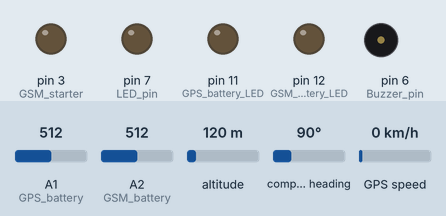
Simulated run of this sketch. Board: Arduino Uno, built with avr-gcc and run on an emulated ATmega328P. Parts: output pins drawn as LEDs (lit = HIGH), buzzer (waves = sounding, pin HIGH). Inputs (shaded band) come from the test bench; at power-on: A1 (GPS_battery) = 512, A2 (GSM_battery) = 512, altitude 120 m, compass heading 90°, GPS speed 0 km/h. The local clock reads 2024-03-15 10:24:30 at power-on unless the sketch sets it; the GPS gets a fix after 3 s at 37.7749, -122.4194 with 8 satellites; the modem accepts every AT command (registered, SIM ready, sends succeed) and sends nothing else.

Above: at 0.1 s.
At 0.6 s:
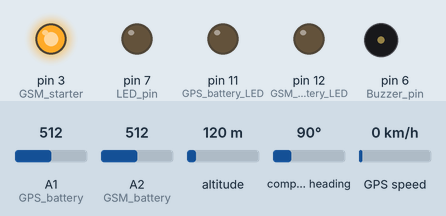
At 32.24 s:
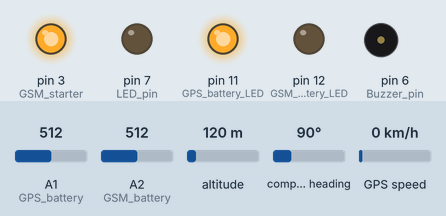
At 63.99 s:
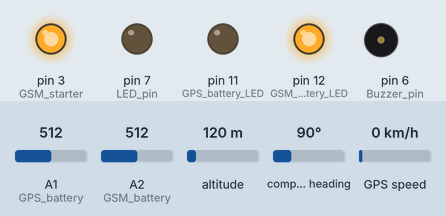
Timing chart, 0 to 64.2 s (numbered marks = the images above):
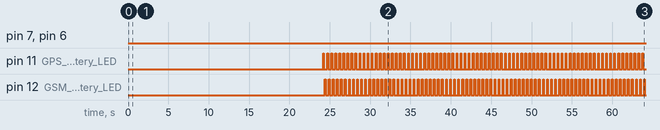

Measured:
- by itself, pin 11 (GPS_battery_LED), pin 12 (GSM_battery_LED): alternates HIGH for 0.10 s and LOW for 0.40 s
- by itself, everything shown: repeats every 0.50 s, in 4 steps

The sketch:

PDD_without_button.ino
```cpp
#include <Adafruit_GPS.h>
#include <SoftwareSerial.h>
#include <Wire.h>
#include "RTClib.h"

#define RTC_sda A4
#define RTC_scl A5

#define GPS_battery A1
#define GSM_battery A2

#define GSM_starter 3

#define GPS_tx 4
#define GPS_rx 5

#define GSM_tx 9
#define GSM_rx 10

#define Buzzer_pin 6
#define LED_pin 7

#define GPS_battery_LED 11
#define GSM_battery_LED 12

#define x_min 10.763193
#define x_max 10.764005

#define y_min 78.818632
#define y_max 78.819265

int GPS_battery_value = 0;
int GSM_battery_value = 0;

RTC_DS1307 rtc;

SoftwareSerial GPS_serial(GPS_tx, GPS_rx);  //GPS Serial Communication
SoftwareSerial GSM_serial(GSM_tx, GSM_rx);  //GSM Serial Communication

Adafruit_GPS GPS(&GPS_serial);

#define GPSECHO  true
boolean usingInterrupt = false;
void useInterrupt(boolean);

int GPS_stablizer = 0;
int flag_prev=0;  // flag_prev == 0 => Inside safe zone
                  // flag_prev == 1 => Outside safe zone
void setup()
{
  pinMode(LED_pin, OUTPUT);
  pinMode(Buzzer_pin, OUTPUT);
  pinMode(GPS_battery_LED, OUTPUT);
  pinMode(GSM_battery_LED, OUTPUT);

  pinMode(GSM_starter, OUTPUT);
  digitalWrite(GSM_starter, LOW);
  delay(500);
  digitalWrite(GSM_starter, HIGH);
  delay(500);

  rtc.begin();

  GSM_serial.begin(9600);   // Setting the baud rate of GSM Module
  for(int w=0;w<15;w++)
    {
      delay(1000);
    }
  SendMessage("GSM has turned ON and is working");

  GPS.begin(9600);
  GPS.sendCommand(PMTK_SET_NMEA_OUTPUT_RMCGGA);
  GPS.sendCommand(PMTK_SET_NMEA_UPDATE_1HZ);   // 1 Hz update rate
  useInterrupt(true);
  delay(1000);
}

SIGNAL(TIMER0_COMPA_vect)
{
  char c = GPS.read();
  #ifdef UDR0
  if (GPSECHO)
      if (c) UDR0 = c;
  #endif
}

void useInterrupt(boolean v)
{
  if (v)
  {
    OCR0A = 0xAF;
    TIMSK0 |= _BV(OCIE0A);
    usingInterrupt = true;
  }
  else
  {
    TIMSK0 &= ~_BV(OCIE0A);
    usingInterrupt = false;
  }
}

void loop()
{
  GPS_battery_value = analogRead(GPS_battery);
  GSM_battery_value = analogRead(GSM_battery);

  if (GPS_battery_value>832)
      digitalWrite(GPS_battery_LED, HIGH);

  else if(GPS_battery_value <= 832)
  {
      digitalWrite(GPS_battery_LED, HIGH);
      delay(100);
      digitalWrite(GPS_battery_LED, LOW);
      delay(100);
  }

  if (GSM_battery_value>832)
      digitalWrite(GSM_battery_LED, HIGH);

  else if(GSM_battery_value <= 832)
  {
      digitalWrite(GSM_battery_LED, HIGH);
      delay(100);
      digitalWrite(GSM_battery_LED, LOW);
      delay(100);
  }

  if (GPS.newNMEAreceived())
  {
    if (!GPS.parse(GPS.lastNMEA()))
      return;
  }

    delay(100);

    if (GPS.fix)
    {
      GPS_stablizer++ ;
      if (GPS_stablizer > 150)
          GPS_stablizer = 150;
      if (GPS_stablizer > 100)
        {
          checking(GPS.latitudeDegrees,GPS.longitudeDegrees);
        }
    }

    else
     {
       digitalWrite(Buzzer_pin,LOW);

       digitalWrite(LED_pin,HIGH);
       delay(75);
       digitalWrite(LED_pin,LOW);
       delay(75);
     }
}

 void SendMessage(String str)
{

  GSM_serial.println("AT+CMGF=1");    //Sets the GSM Module in Text Mode
  delay(1000);  // Delay of 1000 milli seconds or 1 second
  GSM_serial.println("AT+CMGS=\"+918939103574\"\r"); // Replace x with mobile number
  delay(1000);
  GSM_serial.println(str);// The SMS text you want to send
  delay(100);
  GSM_serial.println((char)26);// ASCII code of CTRL+Z
  delay(5000);

}


void checking(float lat,float lng)
{
    int flag_lat = 1;
    int flag_long = 1;

    if (lat > x_min && lat < x_max)
        flag_lat = 1;
    else
        flag_lat = 0;

    if (lng > y_min && lng < y_max)
        flag_long = 1;
    else
        flag_long = 0;

if (flag_lat == 0 || flag_long == 0)
  {
     digitalWrite(LED_pin,HIGH);
     digitalWrite(Buzzer_pin,HIGH);
     delay(250);

     digitalWrite(LED_pin,LOW);
     digitalWrite(Buzzer_pin,LOW);
     delay(250);

    if (flag_prev==0)
    {
      flag_prev=1;
      String stri;
      char str1[10],str2[10];
      DateTime now = rtc.now();


      stri= "Outside SAFE Zone Latitude : " + String(dtostrf(lat,3,6,str1)) + "   Longitude : "+String(dtostrf(lng,3,6,str2)) +"         "+ String(now.day()) +"/" +String(now.month()) +"/" +String(now.year()) + "          "+String(now.hour()) + ":"+ String(now.minute()) +":" +String(now.second());
      SendMessage(stri);
    }
  }

    else
    {
          if (flag_prev==1)
              SendMessage("Back to SAFE Zone");
      flag_prev=0;
      digitalWrite(LED_pin,HIGH);
      digitalWrite(Buzzer_pin,LOW);
    }
}
```
